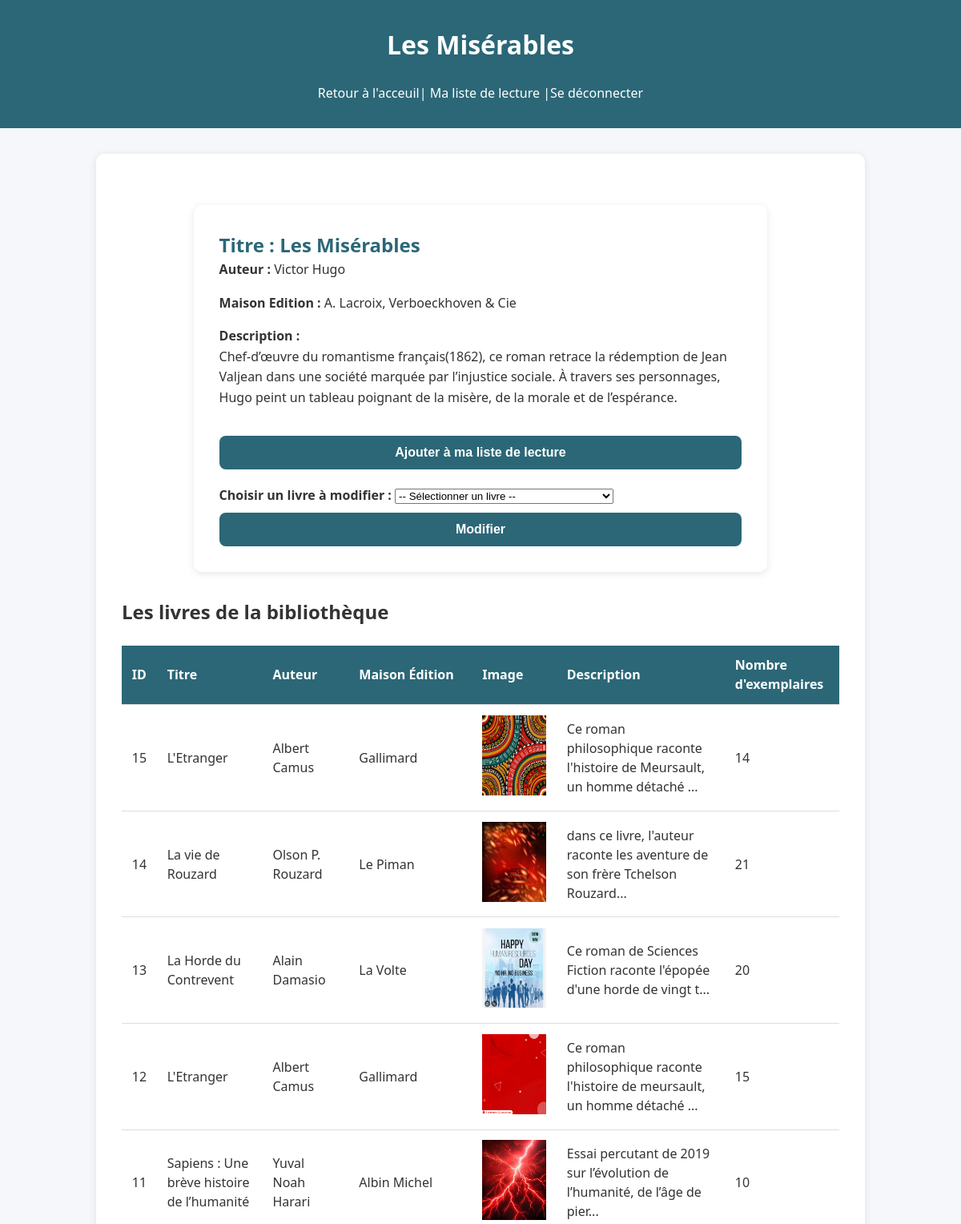
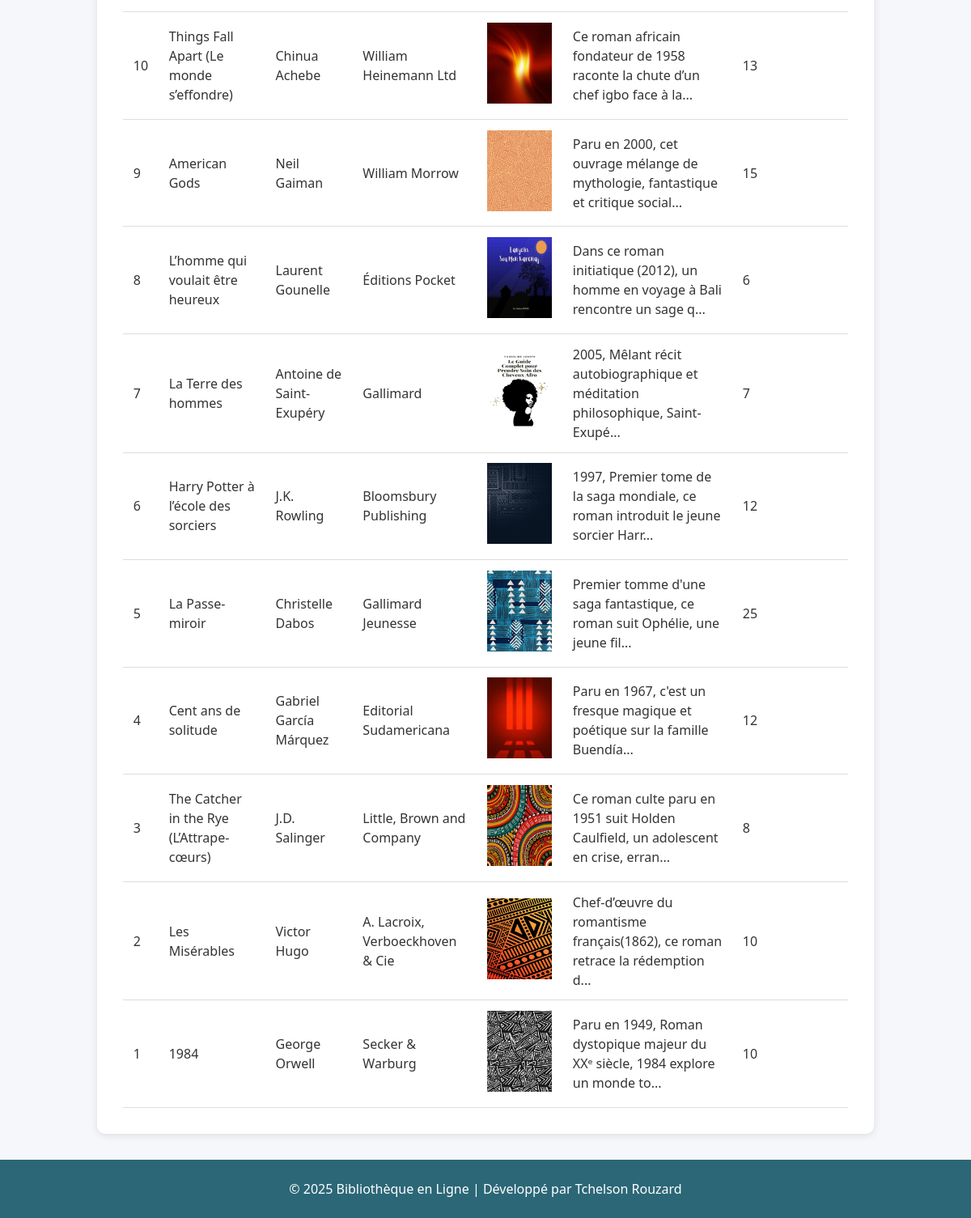
The app's page /details.php?id=2 with its own data (2 pictures, top to bottom).
### tables this page shows
CREATE TABLE `livres` (
  `id` int(11) NOT NULL,
  `titre` varchar(100) NOT NULL,
  `auteur` varchar(100) NOT NULL,
  `description` text NOT NULL,
  `maison_edition` varchar(100) NOT NULL,
  `nombre_exemplaire` int(11) NOT NULL,
  `image` varchar(50) NOT NULL
);

### details.php (the view, shortened to what this page needs)
<?php
$servername = "localhost";
$username = "root";
$password = "";
$dbname = "bibliotheque_jp_db";
$conn = new mysqli($servername, $username, $password, $dbname);
$id = intval($_GET['id']);
$sql = "SELECT * FROM livres WHERE id = ?";
$stmt = $conn->prepare($sql);
$stmt->bind_param("i", $id);
$stmt->execute();
$result = $stmt->get_result();
$livre = $result->fetch_assoc();
?>
<!DOCTYPE html>
<html lang="fr">
<head>
    <link rel="stylesheet" href="style.css">
</head>
<body>
<header>
    <h1><?= htmlspecialchars($livre['titre']) ?></h1>
    <a href="index.php">Retour à l'acceuil|</a>
    <a href="wishlist.php">Ma liste de lecture</a>
    <a href="logout.php" class="btn-logout">|Se déconnecter</a>
</header>
<main class="details">
<section class="details-container">
    <h2>Titre : <?= htmlspecialchars($livre['titre']) ?></h2>
    <?php if (!empty($livre['auteur'])): ?>
        <p><strong>Auteur :</strong> <?= htmlspecialchars($livre['auteur']) ?></p>
    <?php endif; ?>
    <?php if (!empty($livre['maison_edition'])): ?>
        <p><strong>Maison Edition :</strong> <?= htmlspecialchars($livre['maison_edition']) ?></p>
    <?php endif; ?>
    <p><strong>Description :</strong><br>
        <?= nl2br(htmlspecialchars($livre['description'])) ?>
    </p>
    <form action="ajouter_liste.php" method="post" style="margin-top:20px;">
        <button type="submit">Ajouter à ma liste de lecture</button>
    </form>
    <form action="modifier_livre.php" method="get" style="margin-top:20px;">
        <label for="livre_select"><strong>Choisir un livre à modifier :</strong></label>
        <select id="livre_select" name="id" required>
            <option value="">-- Sélectionner un livre --</option>
        </select>
        <button type="submit" style="margin-top:10px;">Modifier</button>
    </form>
</section>
<section class="list-section">
    <h2>Les livres de la bibliothèque</h2>
    <table>
        <tr>
            <th>ID</th>
            <th>Titre</th>
            <th>Auteur</th>
            <th>Maison Édition</th>
            <th>Image</th>
            <th>Description</th>
            <th>Nombre d'exemplaires</th>
        </tr>
        <?php
      $sql_all = "SELECT * FROM livres ORDER BY id DESC";
      $all = $conn->query($sql_all);
      while ($row = $all->fetch_assoc()) {
        $image = $row['image'];
        $image_url = "Images/" . $image;
         $image_disk_path = __DIR__ . "/Images/" . $image;
         echo "<tr>
            <td>".htmlspecialchars($row['id'])."</td>
            <td>".htmlspecialchars($row['titre'])."</td>
            <td>".htmlspecialchars($row['auteur'])."</td>
            <td>".htmlspecialchars($row['maison_edition'])."</td>
            <td>";
         if (!empty($image) && file_exists($image_disk_path)) {
             echo "<img src='$image_url' width='80' height='100' alt='couverture'>";
           } else {
             echo "<span style='color:gray;'>Aucune image</span>";
             }
         echo    "</td>
            <td>".substr(htmlspecialchars($row['description']), 0, 80)."...</td>
            <td>".htmlspecialchars($row['nombre_exemplaire'])."</td>
          </tr>";
          }
        ?>
    </table>
</section>
</main>
<footer>
    <p>&copy; 2025 Bibliothèque en Ligne | Développé par Tchelson Rouzard</p>
</footer>
</body>
</html>

### style.css (style rules this page uses)
:root { --main-color: #2b6777; --secondary-color: #52ab98; --danger-color: #c94c4c; --danger-hover: #ff6b6b; --light-bg: #f5f7fa; --text-color: #333; --white: #fff; }
* { margin: 0; padding: 0; box-sizing: border-box; }
body { font-family: 'Segoe UI', Arial, sans-serif; background-color: var(--light-bg); color: var(--text-color); line-height: 1.5; min-height: 100vh; display: flex; flex-direction: column; }
header { text-align: center; padding: 2em 1em; background-color: var(--main-color); color: var(--white); }
header h1 { margin-bottom: 0.5em; font-weight: 600; }
header a { display: inline-block; color: var(--white); text-decoration: none; font-weight: 500; margin-top: 0.5em; }
main { flex: 1; max-width: 80%; margin: 2em auto; padding: 2em; background-color: var(--white); border-radius: 10px; box-shadow: 0 4px 15px rgba(0,0,0,0.08); }
button, .btn-submit { display: inline-block; width: 100%; padding: 12px 14px; margin-top: 14px; border: none; border-radius: 8px; background: var(--main-color); color: var(--white); font-weight: 700; cursor: pointer; font-size: 1rem; transition: all 0.2s ease; }
table { width: 100%; border-collapse: collapse; margin-top: 1.5em; overflow-x: auto; display: block; }
th, td { padding: 0.8em; border-bottom: 1px solid #ddd; text-align: left; }
th { background-color: var(--main-color); color: var(--white); }
.details, .details-container { max-width: 80%; margin: 2em auto; padding: 2em; background-color: var(--white); border-radius: 10px; box-shadow: 0 2px 10px rgba(0,0,0,0.1); }
.details-container h2 { color: var(--main-color); }
.details-container p { line-height: 1.6; margin-bottom: 1em; }
.details-container button { background-color: var(--main-color); }
footer { text-align: center; padding: 1.5em; background-color: var(--main-color); color: var(--white); }

### records on screen
livres: titre "Les Misérables", auteur "Victor Hugo", maison_edition "A. Lacroix, Verboeckhoven & Cie", description "Chef-d’œuvre du romantisme français(1862), ce roman retrace la rédemption de Jean Valjean dans une société marquée par l’injustice sociale. À travers ses personnages, Hugo peint un tableau poignant de la misère, de la morale et de l’espérance.", id "2", image (picture), description "Chef-d’œuvre du romantisme français(1862), ce roman retrace la rédemption d", nombre_exemplaire "10"
livres: id "15", titre "L'Etranger", auteur "Albert Camus", maison_edition "Gallimard", image (picture), description "Ce roman philosophique raconte l'histoire de Meursault, un homme détaché", nombre_exemplaire "14"
livres: id "14", titre "La vie de Rouzard", auteur "Olson P. Rouzard", maison_edition "Le Piman", image (picture), description "dans ce livre, l'auteur raconte les aventure de son frère Tchelson Rouzard", nombre_exemplaire "21"
livres: id "13", titre "La Horde du Contrevent", auteur "Alain Damasio", maison_edition "La Volte", image (picture), description "Ce roman de Sciences Fiction raconte l'épopée d'une horde de vingt t", nombre_exemplaire "20"
livres: id "12", titre "L'Etranger", auteur "Albert Camus", maison_edition "Gallimard", image (picture), description "Ce roman philosophique raconte l'histoire de meursault, un homme détaché", nombre_exemplaire "15"
livres: id "11", titre "Sapiens : Une brève histoire de l’humanité", auteur "Yuval Noah Harari", maison_edition "Albin Michel", image (picture), description "Essai percutant de 2019 sur l’évolution de l’humanité, de l’âge de pier", nombre_exemplaire "10"
livres: id "10", titre "Things Fall Apart (Le monde s’effondre)", auteur "Chinua Achebe", maison_edition "William Heinemann Ltd", image (picture), description "Ce roman africain fondateur de 1958 raconte la chute d’un chef igbo face à la", nombre_exemplaire "13"
livres: id "9", titre "American Gods", auteur "Neil Gaiman", maison_edition "William Morrow", image (picture), description "Paru en 2000, cet ouvrage mélange de mythologie, fantastique et critique social", nombre_exemplaire "15"
livres: id "8", titre "L’homme qui voulait être heureux", auteur "Laurent Gounelle", maison_edition "Éditions Pocket", image (picture), description "Dans ce roman initiatique (2012), un homme en voyage à Bali rencontre un sage q", nombre_exemplaire "6"
livres: id "7", titre "La Terre des hommes", auteur "Antoine de Saint-Exupéry", maison_edition "Gallimard", image (picture), description "2005, Mêlant récit autobiographique et méditation philosophique, Saint-Exupé", nombre_exemplaire "7"
livres: id "6", titre "Harry Potter à l’école des sorciers", auteur "J.K. Rowling", maison_edition "Bloomsbury Publishing", image (picture), description "1997, Premier tome de la saga mondiale, ce roman introduit le jeune sorcier Harr", nombre_exemplaire "12"
livres: id "5", titre "La Passe-miroir", auteur "Christelle Dabos", maison_edition "Gallimard Jeunesse", image (picture), description "Premier tomme d'une saga fantastique, ce roman suit Ophélie, une jeune fil", nombre_exemplaire "25"
livres: id "4", titre "Cent ans de solitude", auteur "Gabriel García Márquez", maison_edition "Editorial Sudamericana", image (picture), description "Paru en 1967, c'est un fresque magique et poétique sur la famille Buendía", nombre_exemplaire "12"
livres: id "3", titre "The Catcher in the Rye (L’Attrape-cœurs)", auteur "J.D. Salinger", maison_edition "Little, Brown and Company", image (picture), description "Ce roman culte paru en 1951 suit Holden Caulfield, un adolescent en crise, erran", nombre_exemplaire "8"
livres: id "1", titre "1984", auteur "George Orwell", maison_edition "Secker & Warburg", image (picture), description "Paru en 1949, Roman dystopique majeur du XXᵉ siècle, 1984 explore un monde to", nombre_exemplaire "10"
